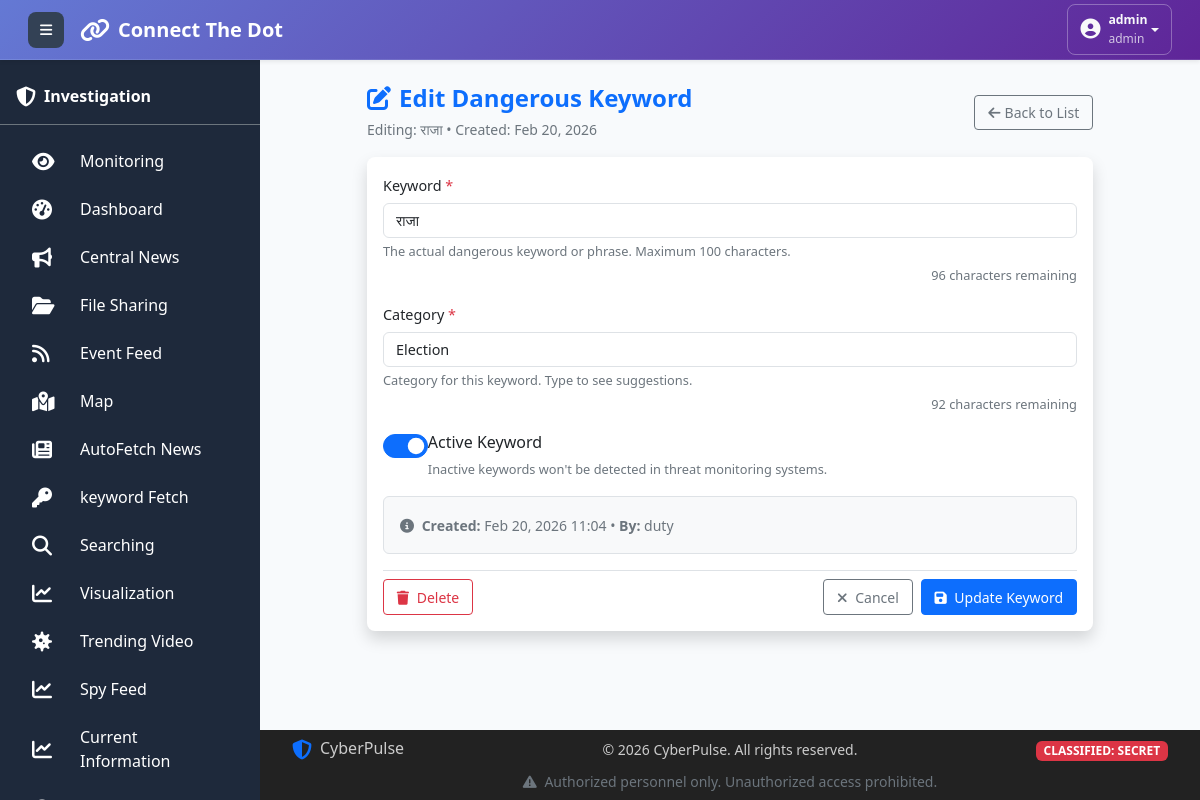
/keywords-edit-42/ (signed in), run on the app's committed database.
### collect/models.py (models this page shows, shortened)
class User(AbstractUser):
    ROLE_CHOICES = [
        ('User', 'User'),
        ('CyberUser', 'CyberUser'),
        ('Admin', 'Admin'),
        ('SuperAdmin', 'SuperAdmin'),
    ]
    name = models.CharField(max_length=15, blank=True, null=True)
    email = models.EmailField(unique=True)
    phone = models.CharField(max_length=15, blank=True, null=True)
    unit = models.CharField(max_length=100, blank=True, null=True)
    role = models.CharField(
        max_length=20,
        choices=ROLE_CHOICES,
        default='User',
        help_text="User's functional role in the system"
    )
    rank = models.CharField(max_length=50, blank=True, null=True)
    social_media = models.BooleanField(
        default=False,
        help_text="Access to social media features"
    )
    created_at = models.DateTimeField(
        auto_now_add=True,
        help_text="Date when user was created"
    )
    updated_at = models.DateTimeField(
        auto_now=True,
        help_text="Date when user was last updated"
    )
    is_void = models.BooleanField(
        default=False,
    )

class DangerousKeyword(models.Model):
    word = models.CharField(
        max_length=100,
        db_index=True,
        help_text="The dangerous keyword or phrase"
    )
    category = models.CharField(
        max_length=100,
        db_index=True,
        help_text="Category (e.g., Violence, Threats, Dehumanizing, etc.)"
    )
    created_at = models.DateTimeField(
        auto_now_add=True,
    )
    updated_at = models.DateTimeField(
        auto_now=True,
    )
    created_by = models.ForeignKey(
        User,
        on_delete=models.SET_NULL,
        null=True,
        blank=True
    )
    is_active = models.BooleanField(
        default=True,
        help_text="Whether this keyword is active"
    )
    class Meta:
        unique_together = ('word', 'category')
        verbose_name = "Dangerous Keyword"
        verbose_name_plural = "Dangerous Keywords"
        ordering = ['word']
        indexes = [
            models.Index(fields=['category', 'is_active']),
            models.Index(fields=['word']),
        ]

### collect/views.py (the view, shortened to what this page needs)
# urls.py: path('keywords-edit-<int:id>/', views.keyword_edit, name='keyword_edit'),
@login_required
def keyword_edit(request, id):
    if not check_access(request):
        return redirect('logout')  # Create this view
    """
    Edit an existing dangerous keyword
    """
    keyword = get_object_or_404(DangerousKeyword, id=id)
    return render(request, 'dangerousedit.html', {'keyword': keyword})

### utils/permission.py (called while the page is built)
def check_access(request, url_name=None):
    if url_name:
        try:
            url_path = reverse(url_name)
        except:
            return False
    else:
        url_path = request.path
    for url_pattern, allowed_roles in URL_ACCESS_MAP.items():
        if url_path.startswith(url_pattern):
            if allowed_roles == []:
                return True
            user_role = request.session.get('user_role')
            if not user_role:
                return False  # No role = no access to protected pages
            return user_role in allowed_roles
    return True

### templates/dangerousedit.html (shortened to what this page needs)
{% extends 'base.html' %}
{% block content %}
<div class="container py-3">
    <div class="row justify-content-center">
        <div class="col-12 col-lg-10">
            <div class="d-flex justify-content-between align-items-center mb-3">
                <div>
                    <h4 class="fw-bold text-primary mb-1">
                        <i class="fas fa-edit me-2"></i>Edit Dangerous Keyword
                    </h4>
                    <small class="text-muted">
                        Editing: {{ keyword.word }} • Created: {{ keyword.created_at|date:"M d, Y" }}
                    </small>
                </div>
                <div>
                    <a href="{% url 'keywords_listing' %}" class="btn btn-outline-secondary btn-sm">
                        <i class="fas fa-arrow-left me-1"></i>Back to List
                    </a>
                </div>
            </div>
            <div class="card shadow border-0">
                <div class="card-body p-3">
                    <form method="POST" id="editKeywordForm" novalidate>
                        <div class="mb-3">
                            <label class="form-label fw-medium">Keyword <span class="text-danger">*</span></label>
                            <input type="text"
                                   class="form-control {% if form.word.errors %}is-invalid{% endif %}"
                                   id="word"
                                   name="word"
                                   value="{{ form.word.value|default:keyword.word }}"
                                   placeholder="Enter dangerous keyword"
                                   required
                                   maxlength="100">
                            <small class="form-text text-muted">
                                The actual dangerous keyword or phrase. Maximum 100 characters.
                            </small>
                            <small id="wordCharCounter" class="form-text text-end d-block mt-1">100 characters remaining</small>
                        </div>
                        <div class="mb-3">
                            <label class="form-label fw-medium">Category <span class="text-danger">*</span></label>
                            <input type="text"
                                   class="form-control {% if form.category.errors %}is-invalid{% endif %}"
                                   id="category"
                                   name="category"
                                   value="{{ form.category.value|default:keyword.category }}"
                                   placeholder="Enter category (e.g., Violence, Threats)"
                                   required
                                   maxlength="100">
                            <small class="form-text text-muted">
                                Category for this keyword. Type to see suggestions.
                            </small>
                            <small id="categoryCharCounter" class="form-text text-end d-block mt-1">100 characters remaining</small>
                        </div>
                        <div class="mb-3">
                            <div class="form-check form-switch">
                                <input class="form-check-input"
                                       type="checkbox"
                                       id="is_active"
                                       name="is_active"
                                       {% if form.is_active.value|default:keyword.is_active %}checked{% endif %}
                                       role="switch">
                                <label class="form-check-label fw-medium" for="is_active">
                                    Active Keyword
                                </label>
                            </div>
                            <small class="form-text text-muted">
                                Inactive keywords won't be detected in threat monitoring systems.
                            </small>
                        </div>
                        <div class="mb-3 p-3 bg-light border rounded">
                            <small class="text-muted">
                                <i class="fas fa-info-circle me-1"></i>
                                <strong>Created:</strong> {{ keyword.created_at|date:"M d, Y H:i" }}
                                {% if keyword.created_by %}
                                • <strong>By:</strong> {{ keyword.created_by.username }}
                                {% endif %}
                            </small>
                        </div>
                        <div class="d-flex justify-content-between align-items-center mt-3 pt-2 border-top">
                            <div>
                                <a href="{% url 'keyword_delete' keyword.id %}"
                                   class="btn btn-outline-danger btn-sm"
                                   onclick="return confirm('Are you sure you want to delete this keyword?')">
                                    <i class="fas fa-trash me-1"></i> Delete
                                </a>
                            </div>
                            <div class="d-flex gap-2">
                                <a href="{% url 'keywords_listing' %}" class="btn btn-outline-secondary btn-sm">
                                    <i class="fas fa-times me-1"></i> Cancel
                                </a>
                                <button type="submit" class="btn btn-primary btn-sm">
                                    <i class="fas fa-save me-1"></i> Update Keyword
                                </button>
                            </div>
                        </div>
                    </form>
                </div>
            </div>
        </div>
    </div>
</div>
{% endblock %}

### templates/base.html (shortened to what this page needs)
<!DOCTYPE html>
<html lang="en">
<head>
  <link href="../static/css/bootstrap.min.css" rel="stylesheet">
  <link href="../static/css/all.min.css" rel="stylesheet">
</head>
<body>
<nav class="main-navbar navbar navbar-expand navbar-dark bg-gradient-primary px-3 py-2 shadow-sm">
  <div class="container-fluid">
    <div class="d-flex align-items-center">
      <button class="sidebar-toggle btn btn-light btn-sm me-3" id="sidebarToggle">
        <i class="fas fa-bars"></i>
      </button>
      <a class="navbar-brand d-flex align-items-center fw-bold text-white text-decoration-none" href="{% url 'dashboard' %}">
        <i class="fas fa-link me-2 fs-4"></i>
        <span class="fs-5">Connect The Dot</span>
      </a>
    </div>
    <div class="navbar-nav ms-auto">
      <div class="nav-item dropdown">
        <button class="btn btn-outline-light btn-sm dropdown-toggle d-flex align-items-center"
                type="button"
                id="userDropdown"
                data-bs-toggle="dropdown"
                aria-expanded="false">
          <div class="d-flex align-items-center">
            <div class="me-2">
              <i class="fas fa-user-circle fs-5"></i>
            </div>
            <div class="d-none d-md-block text-start">
              <div class="fw-semibold small">{{ request.session.user_username }}</div>
              <div class="x-small opacity-75">{{ request.session.user_rank }}</div>
            </div>
          </div>
        </button>
      </div>
    </div>
  </div>
</nav>
  <aside class="main-sidebar" id="mainSidebar">
    <div class="p-3 pt-4 border-bottom border-secondary">
      <div class="d-flex align-items-center">
        <i class="fas fa-shield-alt fa-lg"></i>
        <span class="sidebar-text ms-2 fw-bold">Investigation</span>
      </div>
    </div>
    {% include 'sidebar_menu.html' %}
  </aside>
  <main class="main-content">
    {% block content %}{% endblock %}
  </main>
  <footer class="fixed-footer">
    <div class="container h-100 d-flex flex-column justify-content-center">
      <div class="row align-items-center">
        <div class="col-md-4 mb-2 mb-md-0">
          <div class="d-flex align-items-center">
            <i class="fas fa-shield-alt fa-lg me-2 text-primary"></i>
            <span class="h6 mb-0">CyberPulse</span>
          </div>
        </div>
        <div class="col-md-4 text-center mb-2 mb-md-0">
          <small>&copy; <span id="current-year"></span> CyberPulse. All rights reserved.</small>
        </div>
        <div class="col-md-4 text-md-end">
          <span class="badge bg-danger small">CLASSIFIED: SECRET</span>
        </div>
      </div>
      <div class="row mt-2">
        <div class="col-12 text-center">
          <small class="text-muted">
            <i class="fas fa-exclamation-triangle me-1"></i>
            Authorized personnel only. Unauthorized access prohibited.
          </small>
        </div>
      </div>
    </div>
  </footer>
</body>
</html>

### templates/base.html (style rules this page uses)
:root { --sidebar-width: 260px; --footer-height: 120px; }
body { margin: 0; background-color: #f8fafc; overflow-x: hidden; }
.main-navbar { position: fixed; top: 0; left: 0; right: 0; z-index: 1050; background: linear-gradient(135deg, #6479d4 0%, #5f2598 100%) !important; box-shadow: 0 4px 12px rgba(102, 126, 234, 0.3); height: 60px; }
.main-sidebar { position: fixed; top: 60px; left: 0; width: var(--sidebar-width); height: calc(100vh - 60px); background: #1e293b; color: white; z-index: 1000; overflow-y: auto; transition: transform 0.3s ease; }
.main-content { margin-left: var(--sidebar-width); margin-top: 48px; padding: 20px; padding-bottom: calc(var(--footer-height) + 20px); transition: margin-left 0.3s; max-height: calc(100vh - 60px); overflow-y: auto; }
.fixed-footer { position: fixed; bottom: 0; left: var(--sidebar-width); right: 0; height: 70px; background: #222; color: #ccc; z-index: 1040; padding: 0 20px; transition: left 0.3s; }
.sidebar-toggle { background: #334155; border: none; color: white; width: 40px; height: 40px; border-radius: 6px; display: flex; align-items: center; justify-content: center; margin-right: 15px; }
.sidebar-text { transition: opacity 0.2s; }
.card { border-radius: 12px; box-shadow: 0 2px 8px rgba(0,0,0,0.08); border: none; }
.main-navbar { background: linear-gradient(135deg, #1e3c72 0%, #2a5298 100%); min-height: 60px; border-bottom: 1px solid rgba(255, 255, 255, 0.1); }
.sidebar-toggle { width: 36px; height: 36px; border-radius: 8px; display: flex; align-items: center; justify-content: center; transition: all 0.3s ease; }
#userDropdown { border-radius: 8px; padding: 6px 12px; border: 1px solid rgba(255, 255, 255, 0.3); transition: all 0.3s ease; }
.x-small { font-size: 0.75rem; }

### templates/dangerousedit.html (style rules this page uses)
.container { max-width: 1600px; }
.card { border-radius: 8px; }
.form-control, .form-select { border-radius: 6px; font-size: 0.9rem; }
.btn-sm { padding: 0.4rem 0.8rem; font-size: 0.875rem; }
.border-top { border-color: #dee2e6 !important; }
.form-switch .form-check-input { width: 2.8em; height: 1.5em; cursor: pointer; }
.form-switch .form-check-input:checked { background-color: #0d6efd; border-color: #0d6efd; }
.form-label { font-size: 0.9rem; margin-bottom: 0.4rem; }
.form-text { font-size: 0.8rem; }
.text-muted { color: #6c757d !important; }
.bg-light { background-color: #f8f9fa !important; }

### data on the page
User: session.user_username "admin", session.user_rank "admin"
DangerousKeyword: word "राजा", created_at "Feb 20, 2026", category "Election", is_active "☑", created_at "Feb 20, 2026 11:04", created_by.username "duty"
